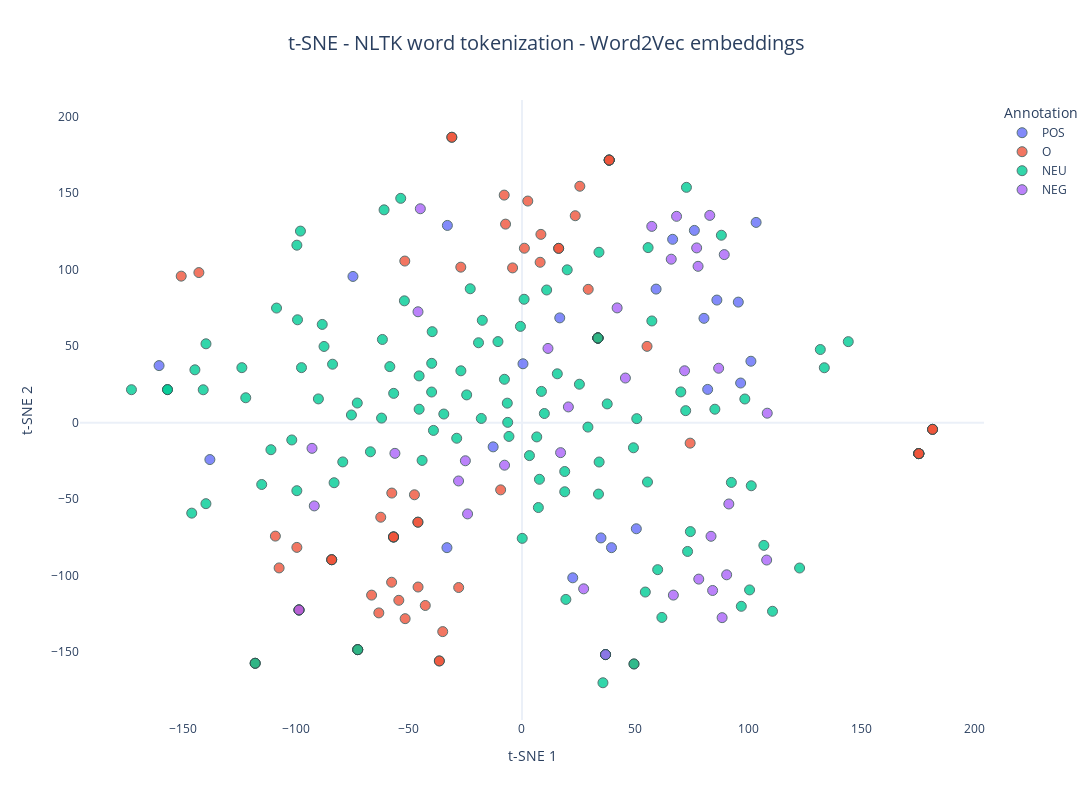

Source (notebook cell):
### Code cell
fig = px.scatter(
    x=vectors_word2vec_embedded[:, 0],
    y=vectors_word2vec_embedded[:, 1],
    color=annotations_word2vec,
    hover_data={"word": words_used_word2vec, "annotation": annotations_word2vec},
    title="t-SNE - NLTK word tokenization - Word2Vec embeddings",
    labels={"color": "Annotation", "x": "t-SNE 1", "y": "t-SNE 2"},
    color_continuous_scale=px.colors.sequential.Viridis,
    template="plotly_white",
)

fig.update_traces(
    marker=dict(size=10, opacity=0.8, line=dict(width=1, color="DarkSlateGrey"))
)
fig.update_layout(
    title_font_size=20,
    title_x=0.5,
    xaxis=dict(showgrid=False),
    yaxis=dict(showgrid=False),
    coloraxis_colorbar=dict(title="Annotation"),
    legend_title_text="Annotation",
    width=1200,
    height=800,
)

fig.show()

### Figure 1 — Plotly figure (JSON) as saved in the notebook; plotly's stock layout.template omitted (floating-point values rounded to 4 significant figures; data arrays with more than 128 entries replaced by an {"elided": "..."} marker saying what was removed)
{"data": [{"customdata": [["nie", "POS"], ["mam", "POS"], ["żadnych", "POS"], ["zastrzeżeń", "POS"], ["polecam", "POS"], ["solidny", "POS"], ["świetnie", "POS"], ["ładne", "POS"], ["dobrze", "POS"], ["fajnie", "POS"], ["wysoki", "POS"], ["stabilny", "POS"], ["de", "POS"], ["best", "POS"], ["ok", "POS"], ["nie", "POS"], ["problem", "POS"], ["polecam", "POS"], ["zmieli", "POS"], ["wszystko", "POS"], ["poleca", "POS"], ["pozdrawiam", "POS"]], "hovertemplate": "Annotation=POS<br>t-SNE 1=%{x}<br>t-SNE 2=%{y}<br>word=%{customdata[0]}<br>annotation=%{customdata[1]}<extra></extra>", "legendgroup": "POS", "marker": {"color": "#636efa", "line": {"color": "DarkSlateGrey", "width": 1}, "opacity": 0.8, "size": 10, "symbol": "circle"}, "mode": "markers", "name": "POS", "orientation": "v", "showlegend": true, "type": "scatter", "x": [66.61, 22.44, 103.5, -32.99, 39.57, 82.1, 95.64, 0.4371, 86.17, 80.46, 101.2, 96.67, -138.0, 16.7, -33.18, 76.21, -160.5, 34.92, -12.75, 59.29, 50.55, -74.73], "xaxis": "x", "y": [119.9, -101.4, 130.9, 128.9, -81.69, 21.75, 78.8, 38.5, 80.14, 68.2, 40.15, 25.92, -24.11, 68.5, -81.7, 125.7, 37.3, -75.33, -15.81, 87.32, -69.34, 95.58], "yaxis": "y"}, {"customdata": {"elided": "79x2 str values"}, "hovertemplate": "Annotation=O<br>t-SNE 1=%{x}<br>t-SNE 2=%{y}<br>word=%{customdata[0]}<br>annotation=%{customdata[1]}<extra></extra>", "legendgroup": "O", "marker": {"color": "#EF553B", "line": {"color": "DarkSlateGrey", "width": 1}, "opacity": 0.8, "size": 10, "symbol": "circle"}, "mode": "markers", "name": "O", "orientation": "v", "showlegend": true, "type": "scatter", "x": [-56.8, 23.54, 36.94, 8.019, 33.57, -47.55, 33.57, -7.27, -35.04, -54.46, 175.5, 16.21, 33.57, -109.0, -31.02, -72.62, 74.35, 181.5, -46.01, -4.161, 175.5, -98.59, 49.51, -46.01, 38.56, -45.95, 175.5, -99.54, -57.57, -9.436, -72.62, 175.5, -56.8, -27.99, -57.64, -31.02, -98.59, 181.5, 2.563, -7.861, 175.5, 33.57, 33.57, 25.57, -72.62, -118.0, 38.56, -84.14, -142.9, 55.29, 16.21, -42.76, -51.82, -98.59, -63.3, -150.7, 1.051, 33.57, 8.359, 33.57, -84.14, -27.06, -56.8, 38.56, -66.49, 181.5, 29.28, -107.4, 175.5, -36.54, -118.0, 38.56, 175.5, -56.8, 38.56, -84.14, -36.54, -51.66, -62.44], "xaxis": "x", "y": [-74.72, 135.3, -151.6, 104.8, 55.34, -47.13, 55.34, 129.8, -136.6, -116.1, -20.22, 113.9, 55.34, -74.15, 186.6, -148.4, -13.38, -4.359, -65.04, 101.2, -20.22, -122.4, -157.7, -65.04, 171.6, -107.4, -20.22, -81.52, -46.01, -43.92, -148.4, -20.22, -74.72, -107.8, -104.3, 186.6, -122.4, -4.359, 144.9, 148.8, -20.22, 55.34, 55.34, 154.5, -148.4, -157.3, 171.6, -89.59, 98.1, 49.88, 113.9, -119.5, 105.6, -122.4, -124.3, 95.78, 114.0, 55.34, 123.1, 55.34, -89.59, 101.6, -74.72, 171.6, -112.7, -4.359, 87.16, -94.95, -20.22, -155.8, -157.3, 171.6, -20.22, -74.72, 171.6, -89.59, -155.8, -128.1, -61.79], "yaxis": "y"}, {"customdata": {"elided": "109x2 str values"}, "hovertemplate": "Annotation=NEU<br>t-SNE 1=%{x}<br>t-SNE 2=%{y}<br>word=%{customdata[0]}<br>annotation=%{customdata[1]}<extra></extra>", "legendgroup": "NEU", "marker": {"color": "#00cc96", "line": {"color": "DarkSlateGrey", "width": 1}, "opacity": 0.8, "size": 10, "symbol": "circle"}, "mode": "markers", "name": "NEU", "orientation": "v", "showlegend": true, "type": "scatter", "x": [0.9299, -62.09, 54.53, 20.0, 34.03, 35.79, -18.0, -0.6854, -52.0, 8.596, 9.886, 96.97, 59.99, 70.22, -123.9, 72.38, -97.49, -172.7, 110.8, 101.4, 50.74, 0.108, 131.9, 88.15, 73.21, 33.57, -72.62, 72.71, -139.7, -44.17, 122.7, 10.91, -99.53, 55.49, -146.0, -75.42, -19.22, -10.62, 74.44, -99.25, -67.01, -122.1, -72.83, -108.5, -79.25, -34.57, -90.02, 106.9, -27.02, -97.95, -22.89, 49.28, -45.48, -88.32, -61.72, 19.4, -53.61, -60.98, -7.767, -39.71, -6.498, -115.1, 85.28, -144.6, -99.54, -58.44, 57.42, -56.73, 92.57, 144.3, 34.11, 18.89, 55.76, 18.89, -156.7, 36.94, 7.237, -5.761, 49.51, -28.86, -111.0, 33.82, 7.709, 37.68, -17.55, 36.94, 100.6, 25.39, 6.525, 133.7, -6.313, 3.293, -39.15, -39.92, -118.0, 61.85, -101.8, -45.48, 15.62, -87.53, -39.95, -139.7, -83.07, -156.7, -83.76, 29.15, 98.53, -24.46, -140.9], "xaxis": "x", "y": [80.67, 2.992, -110.7, 99.9, 111.4, -170.0, 2.761, 62.94, 79.63, 20.44, 5.99, -120.0, -96.08, 20.11, 35.96, 7.858, 35.97, 21.54, -123.3, -41.24, 2.626, -75.62, 47.81, 122.5, -84.17, 55.34, -148.4, 153.8, 51.55, -24.67, -95.0, 86.72, 116.0, -38.79, -59.13, 5.034, 52.24, 52.98, -71.2, 67.24, -19.03, 16.28, 12.85, 74.91, -25.65, 5.649, 15.53, -80.2, 33.9, 125.2, 87.52, -16.41, 8.801, 64.22, 54.39, -115.5, 146.6, 139.1, 28.36, 59.49, 12.76, -40.41, 8.798, 34.55, -44.47, 36.63, 66.48, 19.15, -39.06, 52.97, -25.71, -45.16, 114.4, -31.92, 21.61, -151.6, -55.47, -8.984, -157.7, -10.18, -17.67, -46.67, -37.01, 12.26, 66.9, -151.6, -109.3, 25.13, -9.314, 35.9, 0.2079, -21.52, -5.056, 38.78, -157.3, -127.3, -11.3, 30.57, 31.93, 49.81, 20.04, -52.95, -39.26, 21.61, 38.21, -2.884, 15.48, 18.15, 21.51], "yaxis": "y"}, {"customdata": [["minus", "NEG"], ["dziwny", "NEG"], ["nie", "NEG"], ["nadaje", "NEG"], ["powstawanie", "NEG"], ["ryz", "NEG"], ["zanieczyszczeń", "NEG"], ["do", "NEG"], ["wymiany", "NEG"], ["nie", "NEG"], ["działa", "NEG"], ["przewracania", "NEG"], ["nie", "NEG"], ["jest", "NEG"], ["idealnie", "NEG"], ["minusem", "NEG"], ["nie", "NEG"], ["pozwala", "NEG"], ["trudne", "NEG"], ["balaganu", "NEG"], ["wada", "NEG"], ["nie", "NEG"], ["mamy", "NEG"], ["trudności", "NEG"], ["nie", "NEG"], ["instaluje", "NEG"], ["uruchamia", "NEG"], ["gubi", "NEG"], ["rozłącza", "NEG"], ["utrudnia", "NEG"], ["odzysku", "NEG"], ["nie", "NEG"], ["kompatybilny", "NEG"], ["b", "NEG"], ["słaby", "NEG"]], "hovertemplate": "Annotation=NEG<br>t-SNE 1=%{x}<br>t-SNE 2=%{y}<br>word=%{customdata[0]}<br>annotation=%{customdata[1]}<extra></extra>", "legendgroup": "NEG", "marker": {"color": "#ab63fa", "line": {"color": "DarkSlateGrey", "width": 1}, "opacity": 0.8, "size": 10, "symbol": "circle"}, "mode": "markers", "name": "NEG", "orientation": "v", "showlegend": true, "type": "scatter", "x": [45.72, 71.88, 77.85, 108.2, -91.84, -7.714, -28.05, -98.59, -92.84, 57.39, 66.93, -56.18, 65.99, 36.94, 20.51, 42.06, 89.42, 91.45, 11.49, 17.07, -45.98, 83.03, 27.26, -44.95, 77.23, 84.28, 78.16, 88.48, 90.49, 83.58, -25.04, 68.34, 108.4, -24.06, 86.95], "xaxis": "x", "y": [29.18, 33.92, 102.2, -89.78, -54.41, -27.79, -38.11, -122.4, -16.78, 128.3, -112.7, -20.05, 106.9, -151.6, 10.29, 75.01, 109.9, -53.14, 48.53, -19.59, 72.49, 135.5, -108.6, 139.8, 114.2, -109.7, -102.3, -127.5, -99.44, -74.28, -24.91, 134.9, 6.197, -59.64, 35.58], "yaxis": "y"}], "layout": {"coloraxis": {"colorbar": {"title": {"text": "Annotation"}}}, "height": 800, "legend": {"title": {"text": "Annotation"}, "tracegroupgap": 0}, "title": {"font": {"size": 20}, "text": "t-SNE - NLTK word tokenization - Word2Vec embeddings", "x": 0.5}, "width": 1200, "xaxis": {"anchor": "y", "domain": [0, 1], "showgrid": false, "title": {"text": "t-SNE 1"}}, "yaxis": {"anchor": "x", "domain": [0, 1], "showgrid": false, "title": {"text": "t-SNE 2"}}}}
